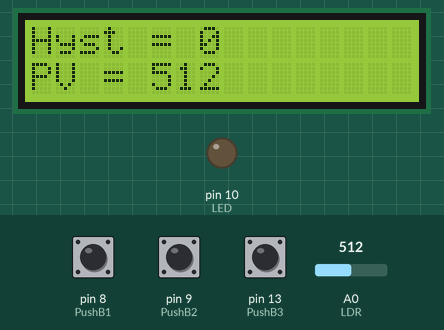
Simulated run of this sketch. Board: Arduino Uno, built with avr-gcc and run on an emulated ATmega328P. On the bench: 16×2 character LCD, output pins drawn as LEDs (lit = HIGH). The inputs (shaded band) are chosen by the test bench; at power-on: pin 13 (PushB3) HIGH, A0 (LDR) = 512, pin 8 (PushB1) HIGH, pin 9 (PushB2) HIGH. What the sketch prints to the serial monitor is not drawn.

Above: at 1.2 s.
1.3 s: pin 13 (PushB3) pulled LOW for 0.15 s
At 1.6 s:
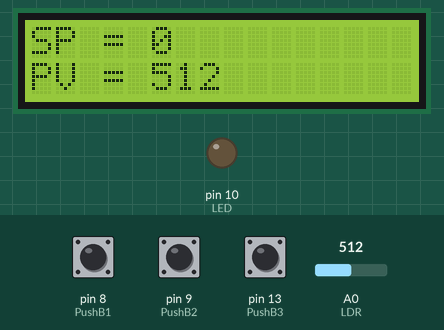
2.9 s: A0 (LDR) set to 11
At 4.0 s:
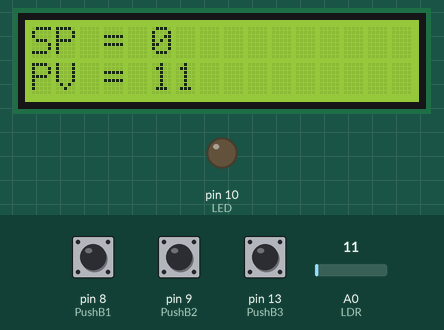
4.4 s: A0 (LDR) set to 8
At 5.0 s:
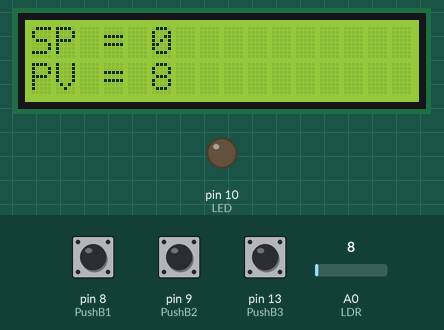
5.9 s: pin 8 (PushB1) pulled LOW for 0.15 s
At 6.2 s:
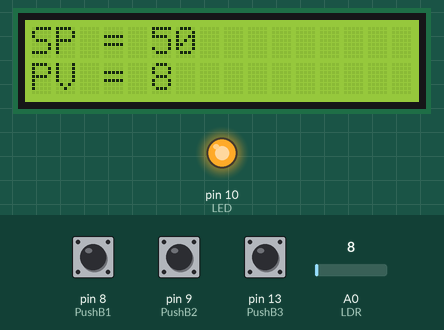
7.5 s: pin 13 (PushB3) pulled LOW for 1 s
At 8.5 s:
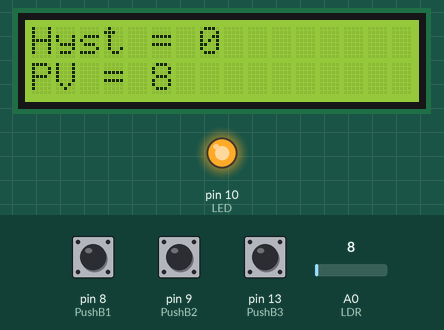
10.0 s: pin 9 (PushB2) pulled LOW for 0.15 s
At 10.6 s:
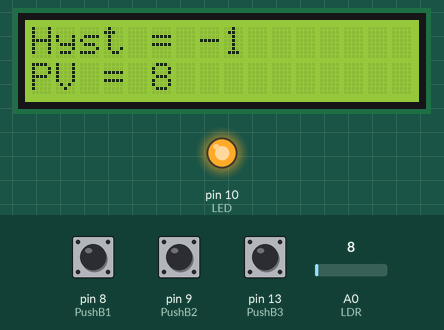
Timing chart, 0 to 12.6 s (numbered marks = the images above; inputs shaded):
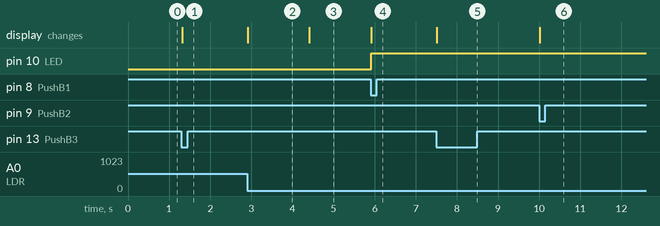

Measured:
- after the input at 1.3 s, the display: changes at once (image 1)
- after the input at 2.9 s, the display: changes at once (image 2)
- after the input at 4.4 s, the display: changes at once (image 3)
- after the input at 5.9 s, pin 10 (LED): LOW → HIGH at once; the display: changes at once (image 4)
- after the input at 7.5 s, the display: changes at once (image 5)
- after the input at 10.0 s, the display: changes at once (image 6)

The sketch:

LAB_3-5_ON-OFF_COR.ino
```cpp
/*ON-OFF MODE: This program is meant to control a light sytem by ON-OFF mode.
 * We use the same schematic for all the programs.
 * We control the setpoint and the hysteresis

 */
/*Include library*/
#include <LiquidCrystal.h> //Include LCD library

int PV; //Storable value which will be the LDR value
int CO; //Control Output Control
int SetP = 0;
int Hys = 0;
int ScreenNumber; //Storable value which will be the screen value


/*INPUT/Button settings*/
const int PushB1 = 8;  //Set the pin 8 for push button 1
const int PushB2 = 9;  //Set the pin 9 for push button 2
const int PushB3 = 13; //Set the pin 13 for push button 3

int LastState1; //Set a memory for the push button 1 code
int LastState2; //Set a memory for the push button 2 code
int LastState3; //Set a memory for the push button 3 code

int CurrentState1; //Set a memory for the push button 1 code
int CurrentState2; //Set a memory for the push button 2 code
int CurrentState3; //Set a memory for the push button 3 code

/*OUTPUT settings*/
int LED = 10; //Set the LED output pin to 10
int LDR = A0; //Set the LDR analog input to A0

/*LCD settings*/
LiquidCrystal lcd(12, 11, 5, 4, 3, 2);


void setup() {
  // put your setup code here, to run once:
Serial.begin(9600);
lcd.begin(16,2);
pinMode(PushB1, INPUT_PULLUP); //Assign Push 1 to an input
pinMode(PushB2, INPUT_PULLUP); //Assign Push 2 to an input
pinMode(PushB3, INPUT_PULLUP); //Assign Push 3 to an input
pinMode(LED, OUTPUT);          //Assign LED to an output
}

void loop() {
  // put your main code here, to run repeatedly:

PV = analogRead(LDR); //Read the value sensed by the LDR and store it into PV

/*HYSTERISIS SETTINGS*/
if(PV <= SetP-Hys){ //if the Setpoint-hysteresis is greater than the PV, give a 255 signal to the LED
    CO = 255;

}
  if(PV >= SetP+Hys){ //if the Setpoint+hysteresis is less than the PV, give a 0 signal to the LED
    CO = 0;

}
analogWrite(LED, CO); //Write the Control Output into the LED

/*CAP*/
// Cap are done to block the value going over 1023 and under 0
if (SetP>1023){
  SetP = 1023;

}
if (SetP<0){
   SetP = 0;
}


/*PUSH BUTTON UP SETTINGS*/
// If the push button 1 is trigger, either the Setpoint or the Hysteresis will appear on the screen and control them by adding value.
LastState1 = CurrentState1;
CurrentState1 = digitalRead(PushB1);
 if(LastState1 == 1 && CurrentState1 == 0){
   if(ScreenNumber == 1){
    SetP = SetP + 50;
   }
   if(ScreenNumber == 0){
    Hys++;
   }
 }

/*PUSH BUTTON DOWN SETTINGS*/
// If the push button 2 is trigger, either the Setpoint or the Hysteresis will appear on the screen and control them by substracting value.
LastState2 = CurrentState2;
CurrentState2 = digitalRead(PushB2);
 if(LastState2 == 1 && CurrentState2 == 0){
   if(ScreenNumber == 1){
    SetP = SetP - 50;
   }
   if(ScreenNumber == 0){
    Hys--;
   }
 }

/*PUSH BUTTON CHANGE PAGE SETTINGS*/
 //When the push button 3 is trigger, the screen will change
LastState3 = CurrentState3;
CurrentState3 = digitalRead(PushB3);
 if(LastState3 == 1 && CurrentState3 == 0){
  ScreenNumber = ScreenNumber + 1;
  if(ScreenNumber > 1){
    ScreenNumber = 0;
  }
 }


  switch(ScreenNumber){
    case 0: //The first screen show the PV and the Hysteresis
  lcd.setCursor(0, 1);
  lcd.print("PV = ");
  lcd.print(PV);
  lcd.print(" ");
  lcd.setCursor(0, 0);
  lcd.print("Hyst = ");
  lcd.print(Hys);
  lcd.print(" ");
    break;
    case 1: //The second screen show the PV and the Setpoint
  lcd.setCursor(0, 1);
  lcd.print("PV = ");
  lcd.print(PV);
  lcd.print("    ");
  lcd.setCursor(0, 0);
  lcd.print("SP = ");
  lcd.print(SetP);
  lcd.print("    ");
  default:
  break;
  }
/*Serial Printing settings*/
Serial.print(SetP);
Serial.print("\t");
Serial.print(Hys);
Serial.print("\t");
Serial.println(PV);


}
```
